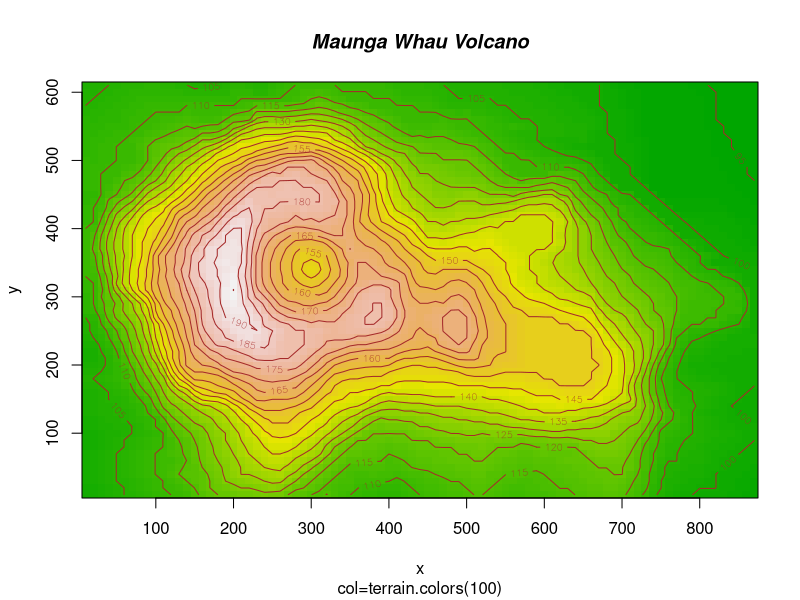
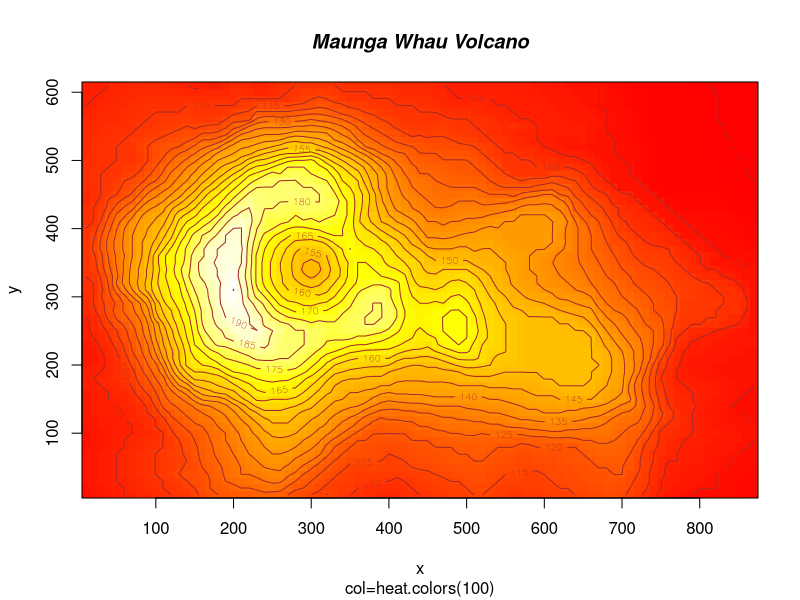
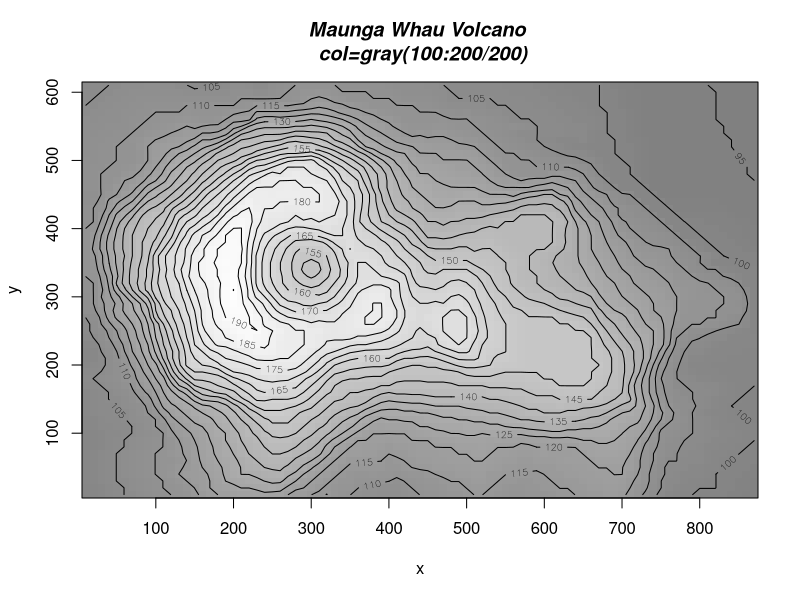
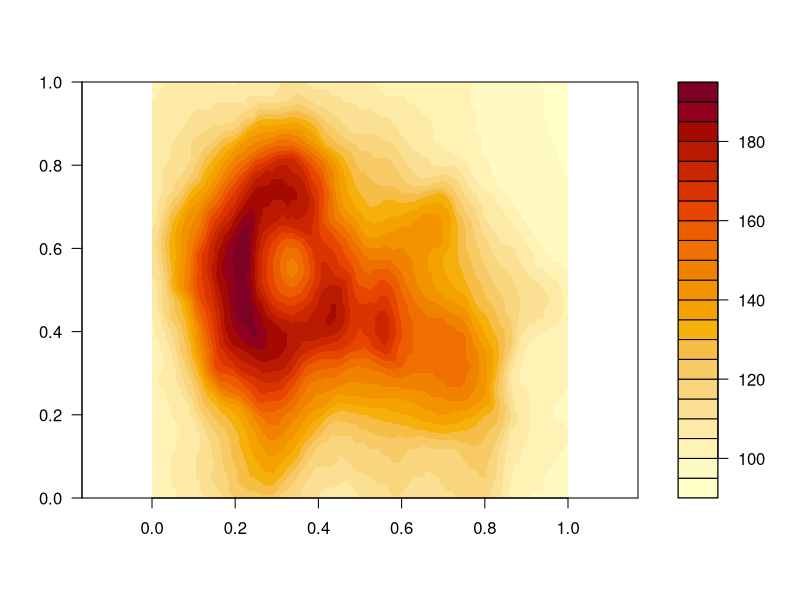
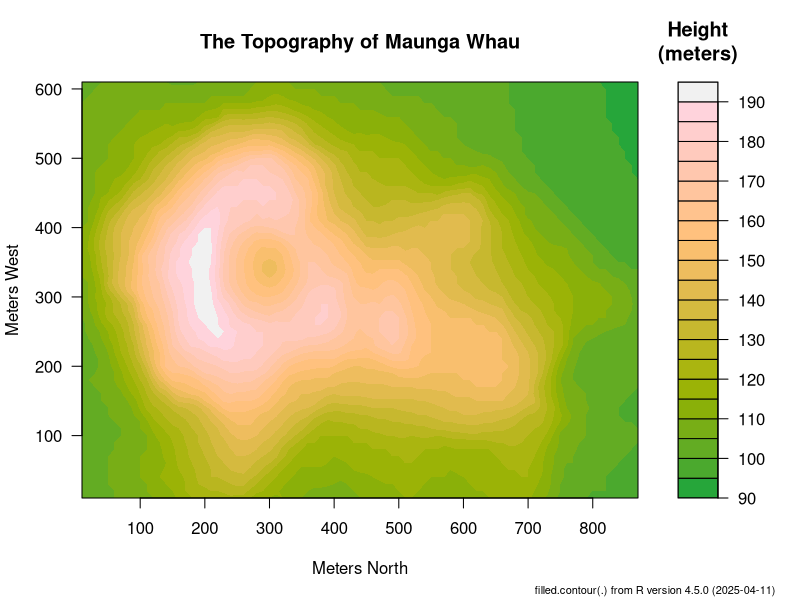
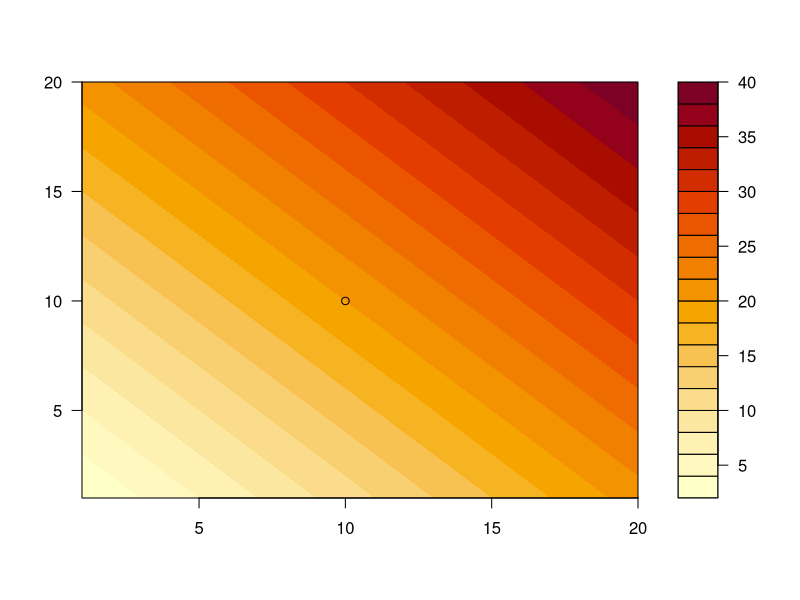
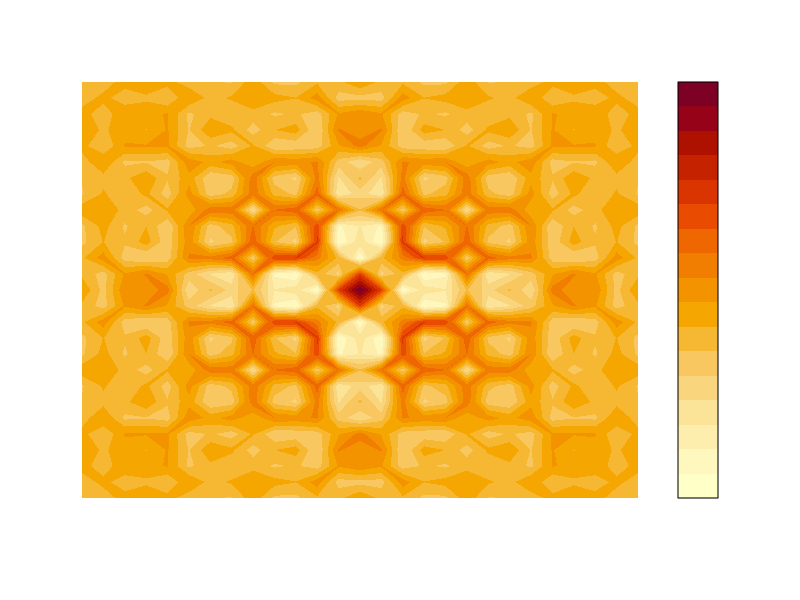
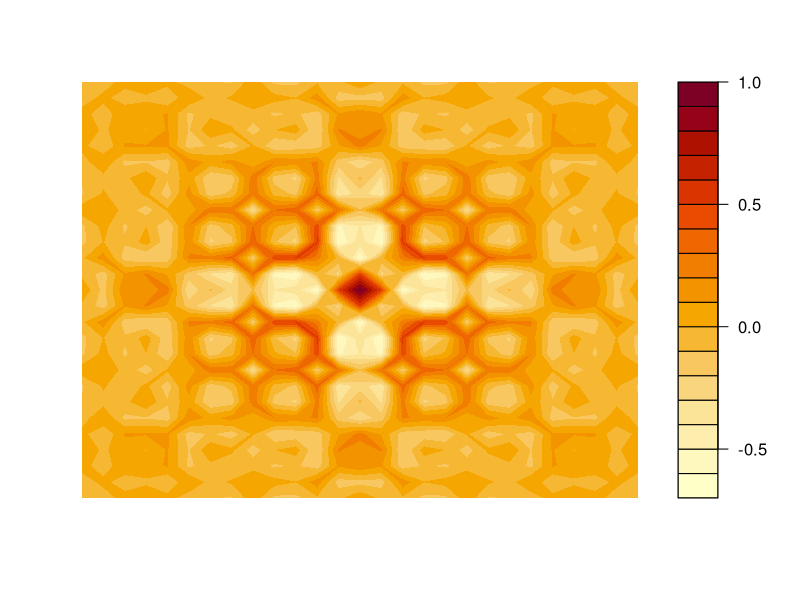

R code for these plots, in order:
opar <- par(ask = interactive() && .Device == "X11")	# For source(..)

data(volcano)
x <- 10*(1:nrow(volcano)); x.at <- seq(100, 800, by=100)
y <- 10*(1:ncol(volcano)); y.at <- seq(100, 600, by=100)

					# Using Terrain Colors

image(x, y, volcano, col=terrain.colors(100),axes=FALSE)
contour(x, y, volcano, levels=seq(90, 200, by=5), add=TRUE, col="brown")
axis(1, at=x.at)
axis(2, at=y.at)
box()
title(main="Maunga Whau Volcano", sub = "col=terrain.colors(100)", font.main=4)

					# Using Heat Colors

image(x, y, volcano, col=heat.colors(100), axes=FALSE)
contour(x, y, volcano, levels=seq(90, 200, by=5), add=TRUE, col="brown")
axis(1, at=x.at)
axis(2, at=y.at)
box()
title(main="Maunga Whau Volcano", sub = "col=heat.colors(100)", font.main=4)

					# Using Gray Scale

image(x, y, volcano, col=gray(100:200/200), axes=FALSE)
contour(x, y, volcano, levels=seq(90, 200, by=5), add=TRUE, col="black")
axis(1, at=x.at)
axis(2, at=y.at)
box()
title(main="Maunga Whau Volcano \n col=gray(100:200/200)", font.main=4)

## Filled Contours are even nicer sometimes :
example(filled.contour)

par(opar)
